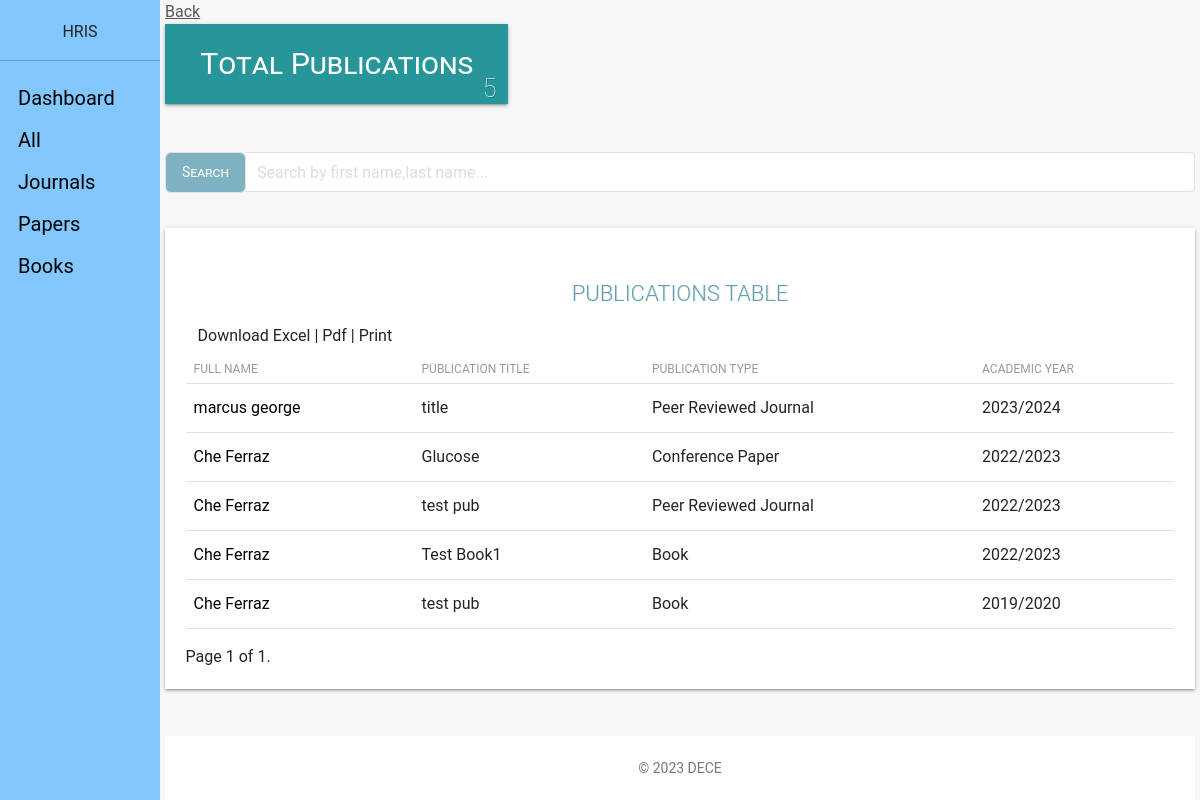
Page /admin_view/publications/ (signed in) on the earlier database version.
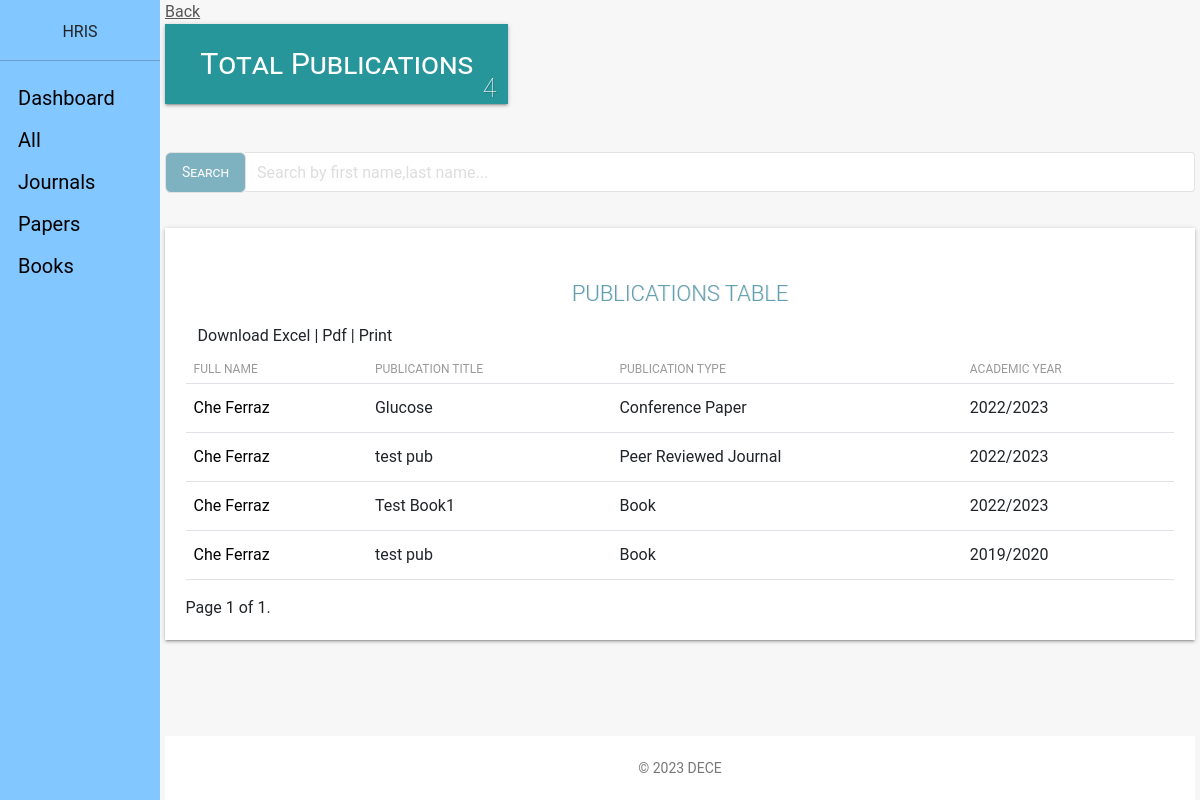
Same page on the later database version.
### staff_app/models.py (models this page shows, shortened)
class Publications(models.Model):
    JOURNAL = 'Peer Reviewed Journal'
    CONFERENCE = 'Conference Paper'
    BOOK = 'Book'
    PUBLICATION_TYPE = (
        (JOURNAL, 'Peer Reviewed Journal'),
        (CONFERENCE, 'Conference Paper'),
        (BOOK, 'Book'),
    )
    user = models.ForeignKey(CustomUser, on_delete=models.CASCADE, default=1)
    title = models.CharField(max_length=100, verbose_name=_(
        'Title'), null=True, blank=False)
    year = models.CharField(verbose_name=_(
        'Academic Year'), null=True, blank=False, max_length=9)
    publicationtype = models.CharField(_('Publication Type'), max_length=25, default=JOURNAL,
                                       choices=PUBLICATION_TYPE, blank=False, null=True)
    updated = models.DateTimeField(auto_now=True, auto_now_add=False)
    created = models.DateTimeField(auto_now=False, auto_now_add=True)
    objects = PublicationManager()
    class Meta:
        verbose_name = _('Publication')
        verbose_name_plural = _('Publications')
        ordering = ['-created']

### hris_app/models.py (models this page shows)
class CustomUser (AbstractUser):
    ADMINISTRATOR = '1'
    STAFF = '2'
    EMAIL_TO_USER_TYPE_MAP = {
        'administrator': ADMINISTRATOR,
        'staff': STAFF
    }
    user_type_data = ((ADMINISTRATOR, "Administrator"), (STAFF, "Staff"))
    user_type = models.CharField(
        default=1,
        choices=user_type_data,
        max_length=20
    )

### admin_app/views.py (the view)
# urls.py: path('publications/', views.publications, name="publications"),
def publications(request):
    if not (request.user.is_authenticated and request.user.is_superuser):
        return redirect('hris:home')
    publications = Publications.objects.prefetch_related('user').all().order_by(
        '-year')
    dataset = dict()
    query = request.GET.get('search')
    if query:
        query = re.sub(r"\s+", ".", query, flags=re.UNICODE)
        publications = publications.filter(
            Q(user__username__icontains=query)
        )
    paginator = Paginator(publications, 10)
    page = request.GET.get('page')
    publications_paginated = paginator.get_page(page)
    dataset['pubs_list'] = publications_paginated
    dataset['all_pubs'] = Publications.objects.all()
    dataset['title'] = 'Employee | Publications'
    dataset['count_title'] = 'Total Publications'
    return render(request, "admin/publications_view.html", dataset)

### templates/admin/publications_view.html (shortened to what this page needs)
{% extends 'base_publications.html' %}
{% load static %}
{% block content %}
<link type="text/CSS" href="{% static 'css/light-bootstrap-dashboard.css' %}" rel="stylesheet"/>
<section class="row">
    <section class="col col-lg-12">
        <span><a href="{{request.META.HTTP_REFERER|escape}}" style="color:#565656;">Back</a></span>
    </section>
</section>
    {% if not all_pubs %}
        <p>No Publications</p>
    {% else %}
    <section class="row margin-bottom">
        <div class="container-fluid">
        <section class="col-lg-4 col-md-4 col-sm-12">
            <div class="employee-box sec-box">
                <a href="">
                <span>{{count_title}}</span>
                </a>
                <span class="count-object">{{ all_pubs.count }}</span>
            </div>
        </section>
    </section>
    <div class="row" style="margin-bottom: 2.2rem;margin-top: 3rem;">
        <div class="">
        <div class="col-lg-12">
            <form action="." method="GET">
                <div class="input-group">
                    <span class="input-group-btn">
                        <button class="btn btn-default" id = "stylebutton" type="submit">Search</button>
                    </span>
                    <input type="search" value="{{request.GET.search}}" name="search" class="form-control" placeholder="Search by first name,last name...">
                </div>
            </form>
        </div>
        </div>
    </div>
    <div class="table-responsive table-shadow">
        <div class="text-center table-description">
            <h4 class="title-h3" style="color: #60a0b3 !important;
            text-shadow: 1px 0px rgba(0,0,0,0.11)"> PUBLICATIONS TABLE</h4>
        </div>
        <div class="container-fluid">
            <div class="row">
                 <div class="download-print-action">
                      Download Excel | Pdf | Print
                </div>
            </div>
        </div>
        <table class="table">
            <thead>
                <tr>
                  <th scope="col">Full Name</th>
                  <th scope="col">Publication Title</th>
                  <th scope="col">Publication Type</th>
                  <th scope="col">Academic Year</th>
                </tr>
            </thead>
            <tbody>
                {% if not pubs_list %}
                    <tr>
                    <td>No publications associated with that employee found.</td>
                    </tr>
                {% else %}
                    {% for pub in pubs_list %}
                    <tr>
                        {% if pub.user.first_name or pub.user.last_name %}
                            <td><a id="name" href="{% url 'admin_app:info' pub.user_id %}">{{ pub.user.first_name}} {{pub.user.last_name}}</a></td>
                        {% else %}
                            <td>N/A</td>
                        {% endif %}
                        <td>{{pub.title}}</td>
                        <td>{{pub.publicationtype}}</td>
                        <td>{{pub.year}}</td>
                    </tr>
                    {% endfor %}
                {% endif %}
            </tbody>
        </table>
              <div class="pagination">
                <span class="step-links">
                    <span class="current">
                        Page {{ pubs_list.number }} of {{ pubs_list.paginator.num_pages }}.
                    </span>
                </span>
            </div>
    </div>
    {% endif %}
{% endblock content %}

Differences in the rows shown:
removed Publications: user.first_name "marcus", user.last_name "george", title "title", publicationtype "Peer Reviewed Journal", year "2023/2024"
Other differences:
{{ all_pubs.count }}: "5" → "4"
